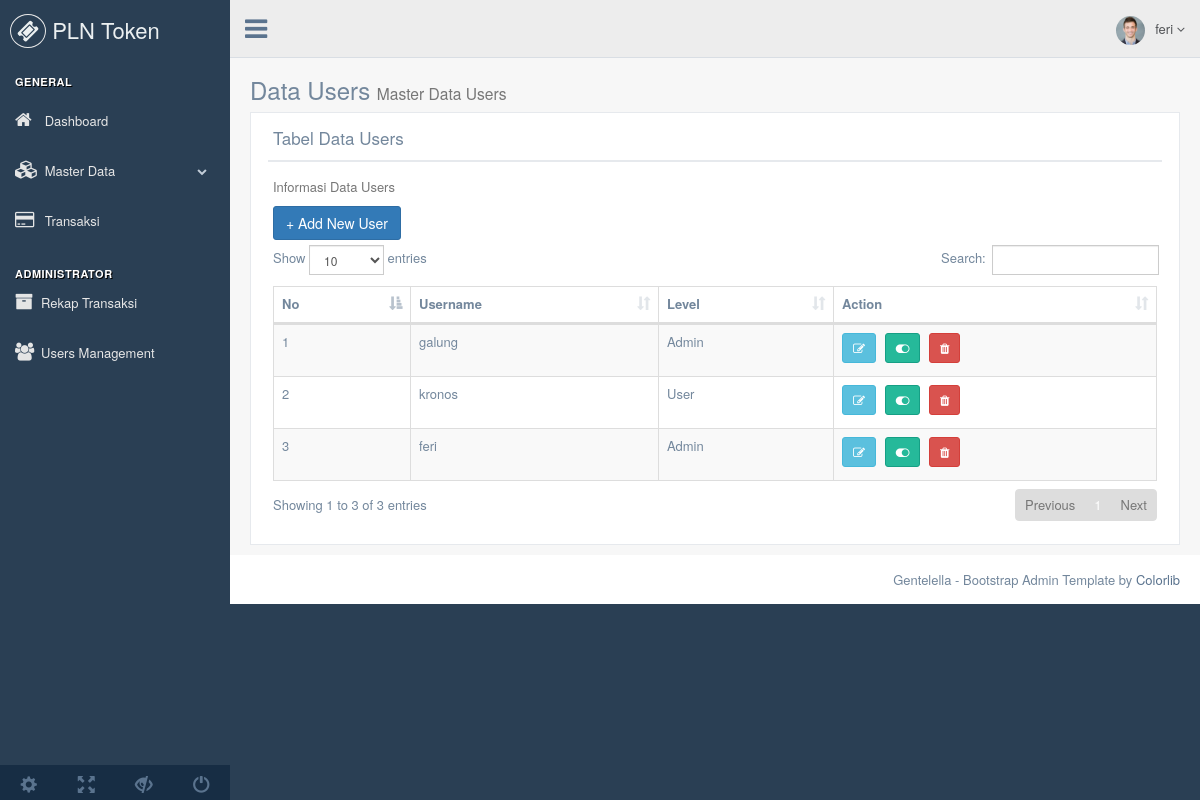
Page /?page=data_user (signed in) on the earlier database version.
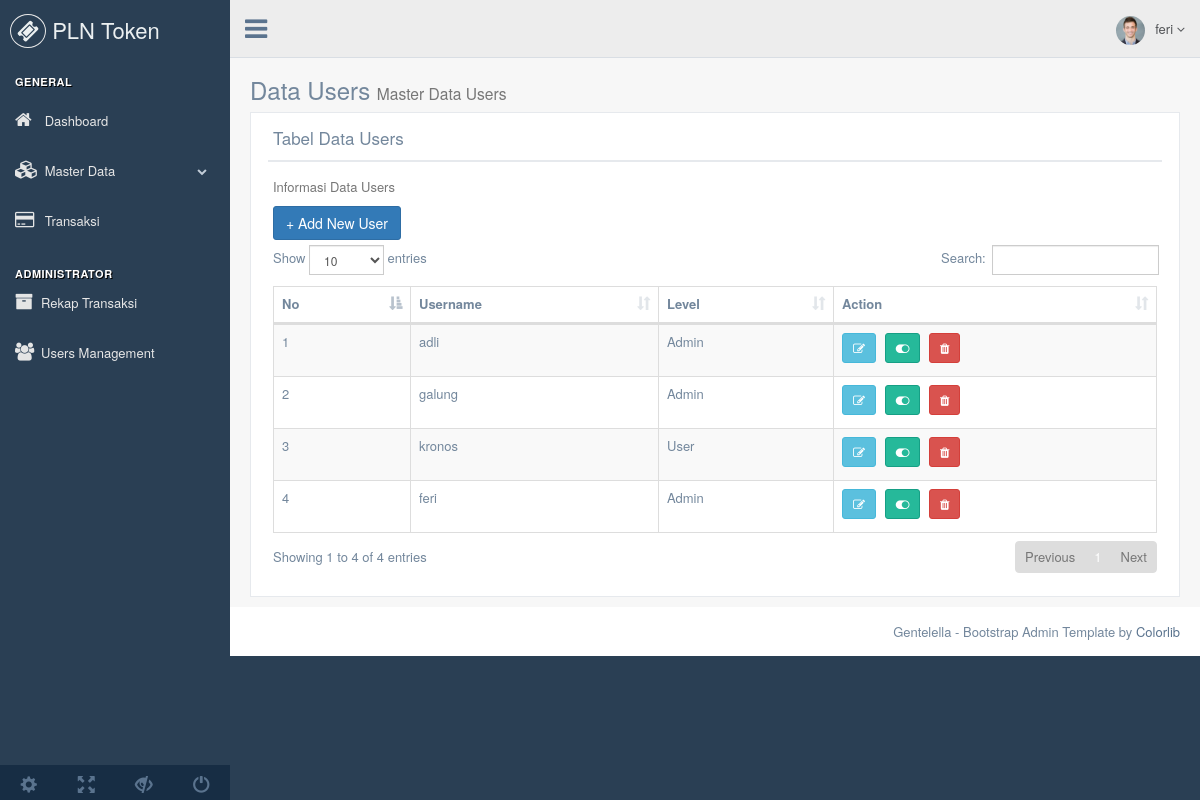
Same page on the later database version.
### tables this page shows
CREATE TABLE `user` (
  `id_user` int(11) NOT NULL,
  `username` varchar(50) NOT NULL,
  `password` varchar(255) NOT NULL,
  `level` tinyint(1) NOT NULL COMMENT '0.user 1.admin',
  `status` tinyint(1) NOT NULL COMMENT '0. nonaktif 1. aktif'
);

### data_user.php (the view, shortened to what this page needs)
<?php if ($logged_in['level'] == 0): ?>
        <div class="right_col" role="main">
          <div class="">
            <div class="page-title">
                <h3 align="center"> You Have No Permission to open this page</h3>
              </div>
            </div>
          </div>
        </div>
 <?php else: ?>
        <div class="right_col" role="main">
          <div class="">
            <div class="page-title">
              <div class="title_left">
                <h3>Data Users <small>Master Data Users</small></h3>
              </div>
            </div>
            <div class="clearfix"></div>
            <div class="row">
              <div class="col-md-12 col-sm-12 col-xs-12">
                <div class="x_panel">
                  <div class="x_title">
                    <h2>Tabel Data Users</h2>
                    <div class="clearfix"></div>
                  </div>
                  <div class="x_content">
                    <p class="text-muted font-13 m-b-30">
                      Informasi Data Users
                    </p>
                    <a class="btn btn-primary" href="<?php echo base_url.'?page=form_user' ?>">+ Add New User</a>
                    <table id="datatable" class="table table-striped table-bordered">
                      <thead>
                        <tr>
                          <th>No</th>
                          <th>Username</th>
                          <th>Level</th>
                          <th>Action</th>
                        </tr>
                      </thead>
                      <tbody>
                      <?php
                      $no = 1;
                      $query = mysqli_query($koneksi, "SELECT * FROM user ORDER BY id_user DESC"); ?>
                      <?php while ($row = mysqli_fetch_assoc($query)) : ?>
                      <?php if ($row['level'] == 0) {
                        $level = 'User';
                      }else{
                        $level = 'Admin';
                      } ?>
                       <tr>
                          <td><?php echo $no; ?></td>
                          <td><?php echo $row['username']; ?></td>
                          <td><?php echo $level; ?></td>
                          <td><a title="Edit" class='btn btn-sm btn-info' href='<?php echo base_url."?page=form_user&id=$row[id_user]"; ?>'><i class='fa fa-edit'></i></a>
                            <?php if ($row['status'] == 0): ?>
                              <a title="Non Aktif" class='btn btn-sm btn-default' href='<?php echo base_url."/action_user.php?id=$row[id_user]&soft_delete=1"; ?>'><i class='fa fa-toggle-off'></i></a>
                            <?php else: ?>
                              <a title="Aktif" class='btn btn-sm btn-success' href='<?php echo base_url."/action_user.php?id=$row[id_user]&soft_delete=0"; ?>'><i class='fa fa-toggle-on'></i></a>
                            <?php endif; ?>
                              <button title="Hapus permanen" type="button" class="btn btn-danger btn-sm" data-toggle="modal" data-target="#myModal"><i class='fa fa-trash'></i></button>
                          </td>
                        </tr>
                        <?php $no++; ?>
                      <?php endwhile; ?>
                      </tbody>
                    </table>
                  </div>
                </div>
              </div>
            </div>
          </div>
        </div>
<?php endif; ?>

Differences in the rows shown:
added user: username "adli", level "Admin"
Other differences:
text written by a page script: "Show entries Search: Showing 1 to 3 of 3 entries Previous 1 Next" → "Show entries Search: Showing 1 to 4 of 4 entries Previous 1 Next"
